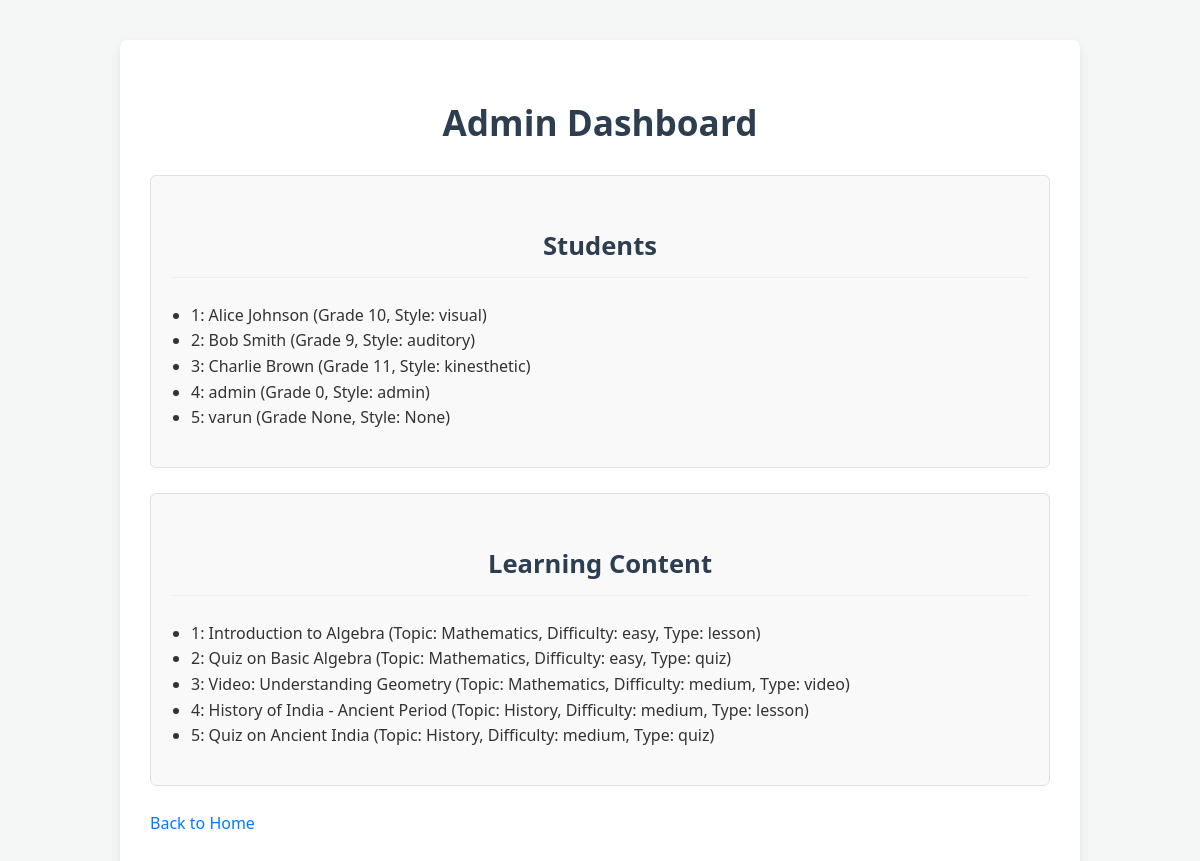
The page /admin on the database its author committed.
### tables this page shows
CREATE TABLE students (
    id INTEGER PRIMARY KEY AUTOINCREMENT,
    name TEXT NOT NULL,
    password TEXT NOT NULL,
    grade INTEGER,
    learning_style TEXT,
    last_login DATETIME DEFAULT CURRENT_TIMESTAMP
);

CREATE TABLE content (
    id INTEGER PRIMARY KEY AUTOINCREMENT,
    title TEXT NOT NULL,
    topic TEXT NOT NULL,
    difficulty TEXT,
    type TEXT, -- e.g., 'lesson', 'quiz', 'video'
    text_content TEXT,
    video_url TEXT
);

### app.py (the view)
@app.route('/admin')
def admin_dashboard():
    db = get_db()
    students = db.execute('SELECT * FROM students').fetchall()
    content = db.execute('SELECT * FROM content').fetchall()
    return render_template('admin.html', students=students, content=content)

### app.py (called while the page is built)
def get_db():
    db = getattr(g, '_database', None)
    if db is None:
        db = g._database = sqlite3.connect(DATABASE)
        db.row_factory = sqlite3.Row
    return db

@app.teardown_appcontext
def close_connection(exception):
    db = getattr(g, '_database', None)
    if db is not None:
        db.close()

### templates/admin.html (shortened to what this page needs)
<!DOCTYPE html>
<html lang="en">
<head>
    <link rel="stylesheet" href="{{ url_for('static', filename='css/style.css') }}">
</head>
<body>
    <div class="container">
        <h1>Admin Dashboard</h1>
        <section class="card">
            <h2>Students</h2>
            <ul>
                {% for student in students %}
                    <li>{{ student.id }}: {{ student.name }} (Grade {{ student.grade }}, Style: {{ student.learning_style }})</li>
                {% endfor %}
            </ul>
        </section>
        <section class="card">
            <h2>Learning Content</h2>
            <ul>
                {% for item in content %}
                    <li>{{ item.id }}: {{ item.title }} (Topic: {{ item.topic }}, Difficulty: {{ item.difficulty }}, Type: {{ item.type }})</li>
                {% endfor %}
            </ul>
        </section>
        <p><a href="/">Back to Home</a></p>
    </div>
</body>
</html>

### static/css/style.css (style rules this page uses)
body { font-family: 'Segoe UI', Tahoma, Geneva, Verdana, sans-serif; margin: 0; padding: 20px; background-color: #f4f7f6; color: #333; line-height: 1.6; }
.container { max-width: 900px; margin: 20px auto; background-color: #ffffff; padding: 30px; border-radius: 8px; box-shadow: 0 4px 10px rgba(0, 0, 0, 0.08); }
h1, h2 { color: #2c3e50; text-align: center; margin-bottom: 25px; }
h1 { font-size: 2.2em; }
h2 { font-size: 1.6em; border-bottom: 1px solid #eee; padding-bottom: 10px; margin-top: 30px; }
.card { background-color: #f9f9f9; border: 1px solid #e0e0e0; border-radius: 6px; padding: 20px; margin-bottom: 25px; }
ul { list-style-type: disc; padding-left: 20px; }
a { color: #007bff; text-decoration: none; }

### rows shown on the page
students: id "1", name "Alice Johnson", grade "10", learning_style "visual"
students: id "2", name "Bob Smith", grade "9", learning_style "auditory"
students: id "3", name "Charlie Brown", grade "11", learning_style "kinesthetic"
students: id "4", name "admin", grade "0", learning_style "admin"
students: id "5", name "varun", grade "None", learning_style "None"
content: id "1", title "Introduction to Algebra", topic "Mathematics", difficulty "easy", type "lesson"
content: id "2", title "Quiz on Basic Algebra", topic "Mathematics", difficulty "easy", type "quiz"
content: id "3", title "Video: Understanding Geometry", topic "Mathematics", difficulty "medium", type "video"
content: id "4", title "History of India - Ancient Period", topic "History", difficulty "medium", type "lesson"
content: id "5", title "Quiz on Ancient India", topic "History", difficulty "medium", type "quiz"
